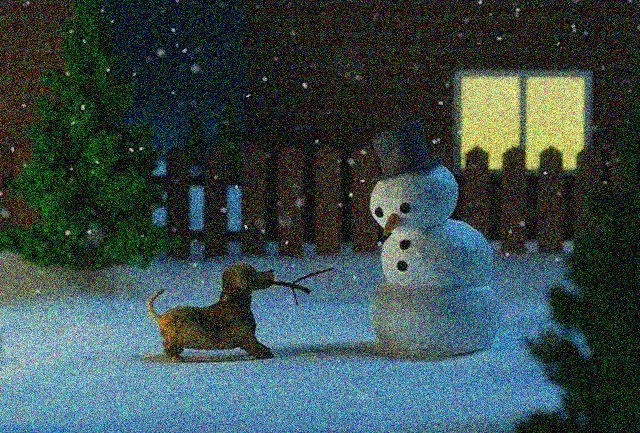
#> input picture task1/test_images/snowman_noisy.jpg, 640 x 433 px
$ python denoise.py   (older library calls are emulated)
#> lines starting #> are read from the running program, lines starting #| are printed output that depends on the picture
import cv2
import numpy as np

def task1_2(src_path, clean_path, dst_path):
    """
    This is main function for task 1.
    It takes 3 arguments,
    'src_path' is path for source image.
    'clean_path' is path for clean image.
    'dst_path' is path for output image, where your result image should be saved.

    You should load image in 'src_path', and then perform task 1-2,
    and then save your result image to 'dst_path'.
    """
#> called with src_path = './test_images/snowman_noisy.jpg', clean_path = './test_images/snowman_clean.jpg', dst_path = './task1_2_result/snowman_bilater.jpg'
    noisy_img = cv2.imread(src_path)
#> noisy_img is the input picture: shape (433, 640, 3); mean B, G, R 75.8, 75.8, 57.3
    clean_img = cv2.imread(clean_path)
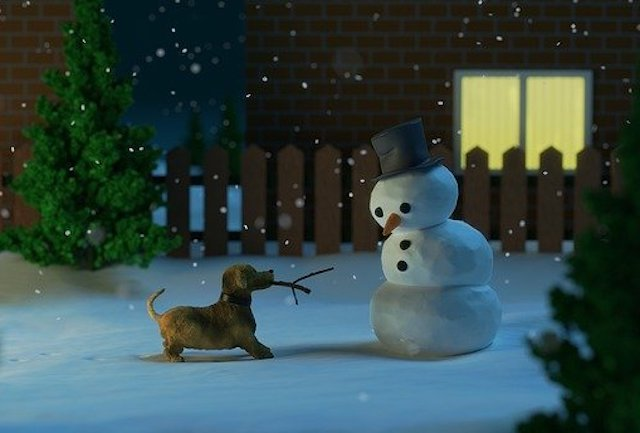
#> input picture task1/test_images/snowman_clean.jpg, 640 x 433 px
#> clean_img is the input picture: shape (433, 640, 3); mean B, G, R 71.2, 73.2, 52.3
    kernel_size, sigma_s, sigma_r = 7,0.89,700
    print("kernel_size, sigma_s, sigma_r: ", kernel_size, sigma_s, sigma_r)
    # result_img = apply_median_filter(noisy_img, 3)
    result_img = apply_bilateral_filter(noisy_img, kernel_size, sigma_s, sigma_r)
    # result_img = apply_my_filter(noisy_img, 3, 1.3)

    # do noise removal
    print("result_img shape: ", result_img.shape)
    print("clean_img shape: ", clean_img.shape)
    # print(calculate_rms(clean_img,result_img))
    cv2.imwrite(dst_path, result_img)
    # result_img = cv2.imread(dst_path)
    print(calculate_rms(clean_img,result_img))
    pass


"""
    You should implement median filter using convolution in this function.
    It takes 2 arguments,
    'img' is source image, and you should perform convolution with median filter.
    'kernel_size' is an int value, which determines kernel size of median filter.

    You should return result image.
    """
# [17 lines left out: function apply_median_filter, not called in this run]

"""
    You should implement bilateral filter using convolution in this function.
    It takes at least 4 arguments,
    'img' is source image, and you should perform convolution with median filter.
    'kernel_size' is a int value, which determines kernel size of average filter.
    'sigma_s' is a int value, which is a sigma value for G_s(gaussian function for space)
    'sigma_r' is a int value, which is a sigma value for G_r(gaussian function for range)

    You should return result image.
    """
def apply_bilateral_filter(img, kernel_size, sigma_s, sigma_r):
#> called with kernel_size = 7, sigma_s = 0.89, sigma_r = 700
    height, width, _ = img.shape
#> height = 433; width = 640
    img_filterd = np.zeros([height, width, 3])
    kernel_center = kernel_size//2
    spatial_filter = np.zeros((kernel_size, kernel_size))
    for i in range(kernel_size):
        for j in range(kernel_size):
            spatial_filter[i][j] = np.exp(-((i-kernel_center)*(i-kernel_center)+(j-kernel_center)*(j-kernel_center))/(2*sigma_s*sigma_s))

    for i in range(height):
        for j in range(width):
            total_filter = np.zeros((kernel_size, kernel_size))
            for x in range(kernel_size):
                for y in range(kernel_size):
                    if i-kernel_center+x >= 0 and i-kernel_center+x < height and j-kernel_center+y >= 0 and j-kernel_center+y < width:
                        total_filter[x][y] = spatial_filter[x][y] * np.exp(-np.square(np.linalg.norm(img[i][j]-img[i-kernel_center+x][j-kernel_center+y]))/(2*sigma_r*sigma_r))
            total_weight = total_filter.sum()
            total_filter = total_filter / total_weight
            for x in range(kernel_size):
                for y in range(kernel_size):
                    for rgb in range(3):
                        if i-kernel_center+x >= 0 and i-kernel_center+x < height and j-kernel_center+y >= 0 and j-kernel_center+y < width:
                            img_filterd[i][j][rgb] = img_filterd[i][j][rgb] + img[i-kernel_center+x][j-kernel_center+y][rgb]*total_filter[x][y]
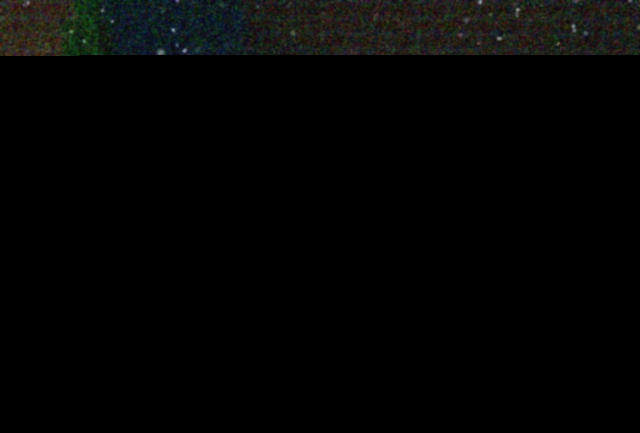
#> img_filterd: shape (433, 640, 3) float64; mean B, G, R 3.8, 4.4, 4
    img_filterd = np.clip(img_filterd, 0, 255).astype(np.uint8)
    return np.asarray(img_filterd)

"""
    You should implement additional filter using convolution.
    You can use any filters for this function, except median, bilateral filter.
    You can add more arguments for this function if you need.

    You should return result image.
    """
# [35 lines left out: functions apply_my_filter, calculate_rms, not called in this run]

if __name__ == "__main__":
    # task1_2("./test_images/fox_noisy.jpg", "./test_images/fox_clean.jpg","./task1_2_result/fox_bilater.jpg")
#> (the run stopped early here; a loop or call above may not have finished)
